Frame 1 (no input): blank canvas, image omitted
Frame 60 (the mouse pressed at the canvas centre just before this capture): blank canvas, image omitted
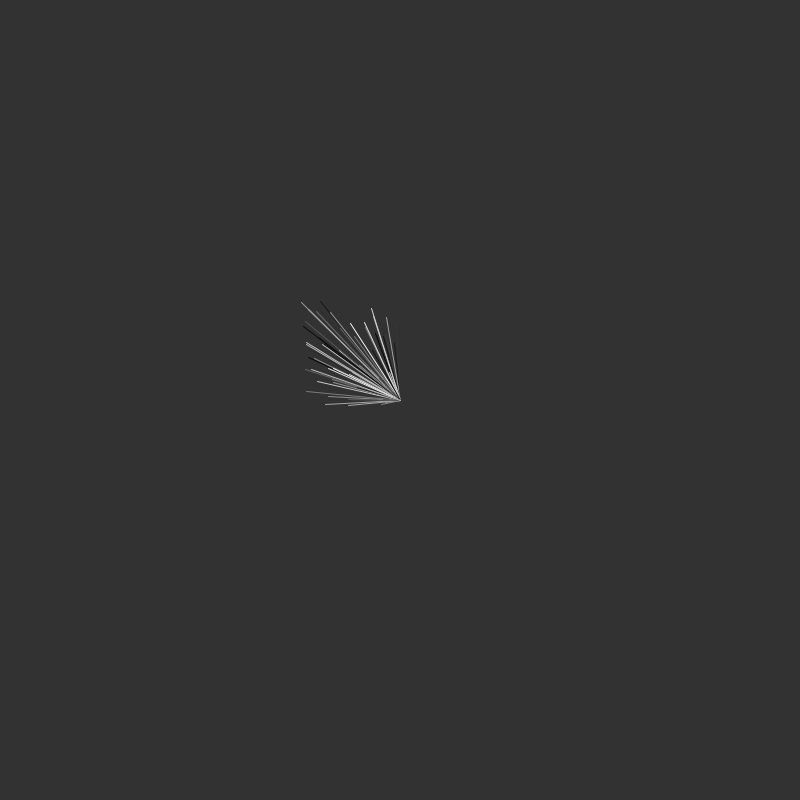
Frame 120 (the mouse held since frame 60 and released just before this capture)

The Processing sketch whose frames 1 and 60 were blank and that drew this single picture after the mouse press (run headless with seeded random() and noise(); from frame 60 on, the mouse is pressed at the canvas centre):

// Processing sketch: processing_12654
// ── processing_12654.pde

  void setup() {
  size(800, 800);
  background(50);
 }
void draw() {
  if (mousePressed == true) {
    stroke(random(255) );
        
        line(mouseX,mouseY,random(mouseX-100, mouseX),random(mouseY-100, mouseY +10));     
  }
    if (mousePressed == false) {
    }
if (keyPressed == true);
 
 
}
